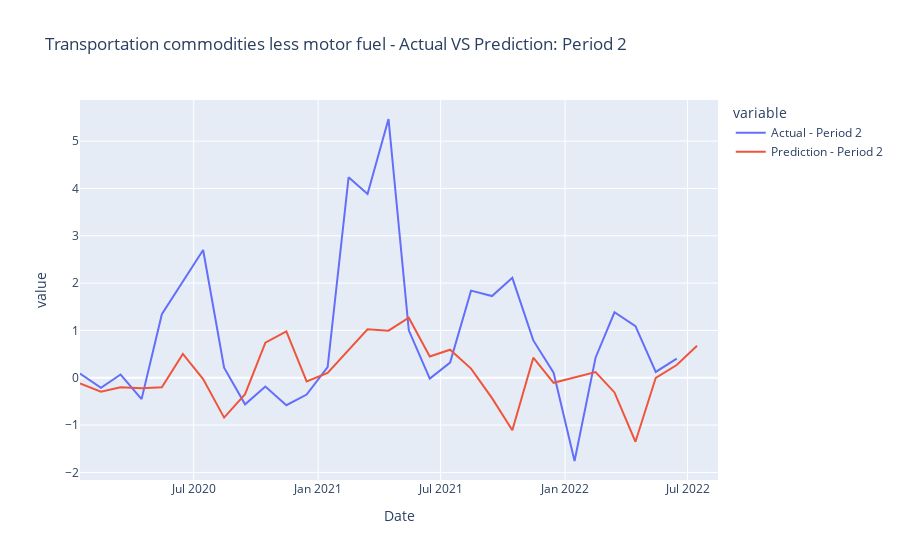
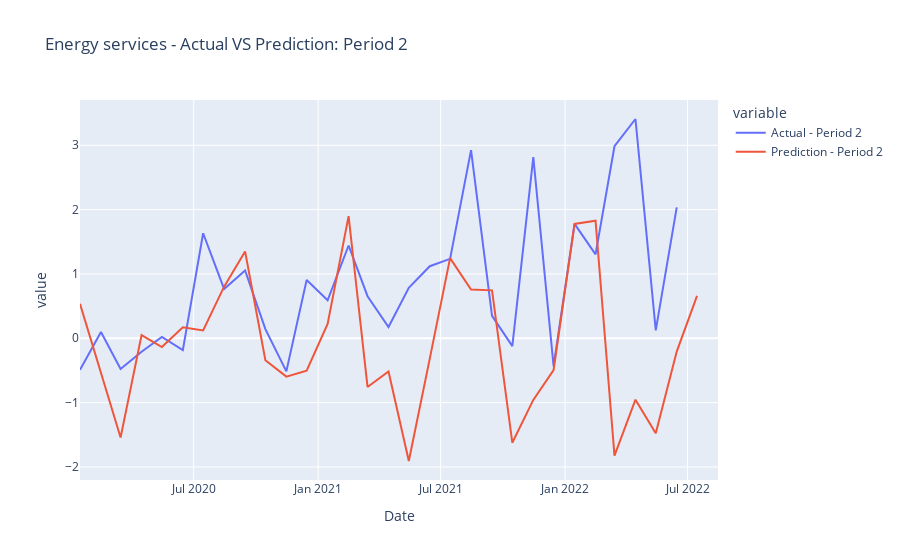
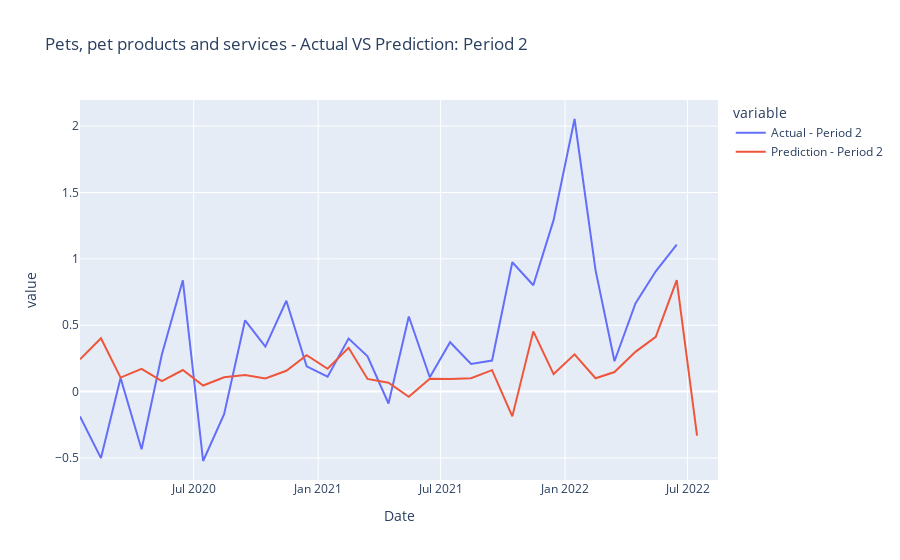
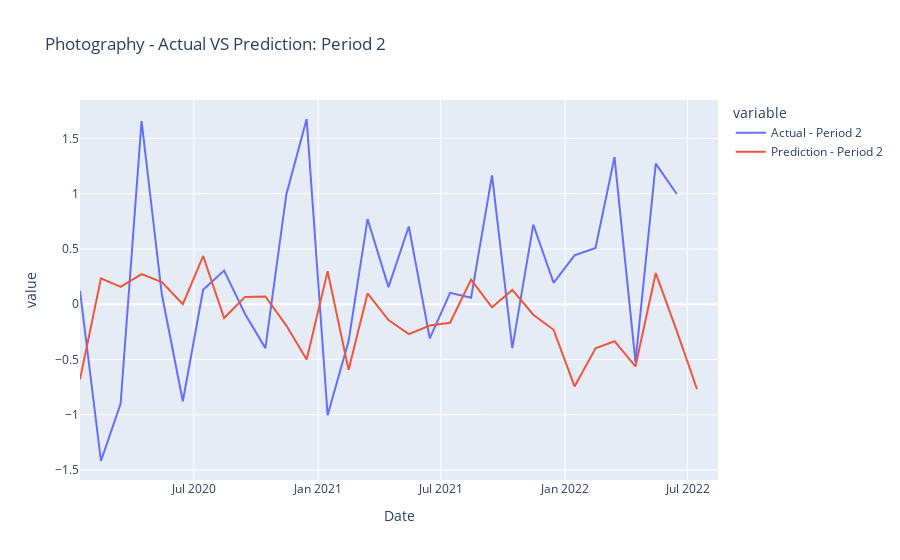

The notebook cell saved with these charts, in order:
### Code cell
def plot_results(plot_dict, categories = None, horizon = 1):
    if categories is None:
        categories = list(plot_dict.keys())
    category_samples = random.sample(categories, 10)+['All items']
    for category in category_samples:
        category_df = plot_dict[category]
        fig = px.line(category_df, x="Date", y=[f"Actual - Period {int(horizon+1)}", f"Prediction - Period {int(horizon+1)}"], title=f'{category} - Actual VS Prediction: Period '+str(horizon+1))
        fig.show()

plot_results(plot_dict)

### Figure 1 — Plotly figure (JSON) as saved in the notebook; plotly's stock layout.template omitted (floating-point values rounded to 4 significant figures)
{"data": [{"hovertemplate": "variable=Actual - Period 2<br>Date=%{x}<br>value=%{y}<extra></extra>", "legendgroup": "Actual - Period 2", "line": {"color": "#636efa", "dash": "solid"}, "marker": {"symbol": "circle"}, "mode": "lines", "name": "Actual - Period 2", "orientation": "v", "showlegend": true, "type": "scatter", "x": ["2020-01-15", "2020-02-15", "2020-03-15", "2020-04-15", "2020-05-15", "2020-06-15", "2020-07-15", "2020-08-15", "2020-09-15", "2020-10-15", "2020-11-15", "2020-12-15", "2021-01-15", "2021-02-15", "2021-03-15", "2021-04-15", "2021-05-15", "2021-06-15", "2021-07-15", "2021-08-15", "2021-09-15", "2021-10-15", "2021-11-15", "2021-12-15", "2022-01-15", "2022-02-15", "2022-03-15", "2022-04-15", "2022-05-15", "2022-06-15", "2022-07-15", "2022-08-15"], "xaxis": "x", "y": [0.08718, -0.2147, 0.06811, -0.4518, 1.343, 2.041, 2.698, 0.2137, -0.5615, -0.1876, -0.5813, -0.3554, 0.227, 4.237, 3.883, 5.468, 1.002, -0.01745, 0.3208, 1.841, 1.726, 2.111, 0.7889, 0.1074, -1.759, 0.4227, 1.383, 1.09, 0.1229, 0.4036, null, null], "yaxis": "y"}, {"hovertemplate": "variable=Prediction - Period 2<br>Date=%{x}<br>value=%{y}<extra></extra>", "legendgroup": "Prediction - Period 2", "line": {"color": "#EF553B", "dash": "solid"}, "marker": {"symbol": "circle"}, "mode": "lines", "name": "Prediction - Period 2", "orientation": "v", "showlegend": true, "type": "scatter", "x": ["2020-01-15", "2020-02-15", "2020-03-15", "2020-04-15", "2020-05-15", "2020-06-15", "2020-07-15", "2020-08-15", "2020-09-15", "2020-10-15", "2020-11-15", "2020-12-15", "2021-01-15", "2021-02-15", "2021-03-15", "2021-04-15", "2021-05-15", "2021-06-15", "2021-07-15", "2021-08-15", "2021-09-15", "2021-10-15", "2021-11-15", "2021-12-15", "2022-01-15", "2022-02-15", "2022-03-15", "2022-04-15", "2022-05-15", "2022-06-15", "2022-07-15", "2022-08-15"], "xaxis": "x", "y": [-0.121, -0.2949, -0.2031, -0.2245, -0.1994, 0.5041, -0.02648, -0.8427, -0.3461, 0.7427, 0.9792, -0.07906, 0.1002, 0.5934, 1.024, 0.9945, 1.269, 0.449, 0.5931, 0.1934, -0.4313, -1.11, 0.4244, -0.1065, 0.002661, 0.1196, -0.3105, -1.352, -0.001438, 0.2684, 0.6753, null], "yaxis": "y"}], "layout": {"legend": {"title": {"text": "variable"}, "tracegroupgap": 0}, "title": {"text": "Transportation commodities less motor fuel - Actual VS Prediction: Period 2"}, "xaxis": {"anchor": "y", "domain": [0, 1], "title": {"text": "Date"}}, "yaxis": {"anchor": "x", "domain": [0, 1], "title": {"text": "value"}}}}

### Figure 2 — Plotly figure (JSON) as saved in the notebook; plotly's stock layout.template omitted (floating-point values rounded to 4 significant figures)
{"data": [{"hovertemplate": "variable=Actual - Period 2<br>Date=%{x}<br>value=%{y}<extra></extra>", "legendgroup": "Actual - Period 2", "line": {"color": "#636efa", "dash": "solid"}, "marker": {"symbol": "circle"}, "mode": "lines", "name": "Actual - Period 2", "orientation": "v", "showlegend": true, "type": "scatter", "x": ["2020-01-15", "2020-02-15", "2020-03-15", "2020-04-15", "2020-05-15", "2020-06-15", "2020-07-15", "2020-08-15", "2020-09-15", "2020-10-15", "2020-11-15", "2020-12-15", "2021-01-15", "2021-02-15", "2021-03-15", "2021-04-15", "2021-05-15", "2021-06-15", "2021-07-15", "2021-08-15", "2021-09-15", "2021-10-15", "2021-11-15", "2021-12-15", "2022-01-15", "2022-02-15", "2022-03-15", "2022-04-15", "2022-05-15", "2022-06-15", "2022-07-15", "2022-08-15"], "xaxis": "x", "y": [-0.4912, 0.09882, -0.4768, -0.2086, 0.02127, -0.1852, 1.633, 0.7669, 1.054, 0.1431, -0.5148, 0.9056, 0.5911, 1.442, 0.6544, 0.1755, 0.7855, 1.12, 1.235, 2.924, 0.3483, -0.1212, 2.817, -0.4314, 1.779, 1.304, 2.985, 3.409, 0.1223, 2.034, null, null], "yaxis": "y"}, {"hovertemplate": "variable=Prediction - Period 2<br>Date=%{x}<br>value=%{y}<extra></extra>", "legendgroup": "Prediction - Period 2", "line": {"color": "#EF553B", "dash": "solid"}, "marker": {"symbol": "circle"}, "mode": "lines", "name": "Prediction - Period 2", "orientation": "v", "showlegend": true, "type": "scatter", "x": ["2020-01-15", "2020-02-15", "2020-03-15", "2020-04-15", "2020-05-15", "2020-06-15", "2020-07-15", "2020-08-15", "2020-09-15", "2020-10-15", "2020-11-15", "2020-12-15", "2021-01-15", "2021-02-15", "2021-03-15", "2021-04-15", "2021-05-15", "2021-06-15", "2021-07-15", "2021-08-15", "2021-09-15", "2021-10-15", "2021-11-15", "2021-12-15", "2022-01-15", "2022-02-15", "2022-03-15", "2022-04-15", "2022-05-15", "2022-06-15", "2022-07-15", "2022-08-15"], "xaxis": "x", "y": [0.5349, -0.5268, -1.543, 0.05005, -0.1366, 0.1696, 0.1214, 0.8028, 1.35, -0.3414, -0.5962, -0.5024, 0.2231, 1.898, -0.7567, -0.5152, -1.908, -0.3165, 1.246, 0.7564, 0.7449, -1.624, -0.9579, -0.4932, 1.777, 1.827, -1.823, -0.9542, -1.476, -0.2062, 0.6597, null], "yaxis": "y"}], "layout": {"legend": {"title": {"text": "variable"}, "tracegroupgap": 0}, "title": {"text": "Energy services - Actual VS Prediction: Period 2"}, "xaxis": {"anchor": "y", "domain": [0, 1], "title": {"text": "Date"}}, "yaxis": {"anchor": "x", "domain": [0, 1], "title": {"text": "value"}}}}

### Figure 3 — Plotly figure (JSON) as saved in the notebook; plotly's stock layout.template omitted (floating-point values rounded to 4 significant figures)
{"data": [{"hovertemplate": "variable=Actual - Period 2<br>Date=%{x}<br>value=%{y}<extra></extra>", "legendgroup": "Actual - Period 2", "line": {"color": "#636efa", "dash": "solid"}, "marker": {"symbol": "circle"}, "mode": "lines", "name": "Actual - Period 2", "orientation": "v", "showlegend": true, "type": "scatter", "x": ["2020-01-15", "2020-02-15", "2020-03-15", "2020-04-15", "2020-05-15", "2020-06-15", "2020-07-15", "2020-08-15", "2020-09-15", "2020-10-15", "2020-11-15", "2020-12-15", "2021-01-15", "2021-02-15", "2021-03-15", "2021-04-15", "2021-05-15", "2021-06-15", "2021-07-15", "2021-08-15", "2021-09-15", "2021-10-15", "2021-11-15", "2021-12-15", "2022-01-15", "2022-02-15", "2022-03-15", "2022-04-15", "2022-05-15", "2022-06-15", "2022-07-15", "2022-08-15"], "xaxis": "x", "y": [-0.1877, -0.5007, 0.103, -0.4345, 0.2791, 0.8387, -0.5226, -0.1702, 0.5373, 0.3388, 0.6846, 0.1905, 0.1126, 0.3991, 0.2663, -0.08958, 0.566, 0.1085, 0.3721, 0.2083, 0.2341, 0.9745, 0.8012, 1.292, 2.054, 0.915, 0.229, 0.6638, 0.9066, 1.108, null, null], "yaxis": "y"}, {"hovertemplate": "variable=Prediction - Period 2<br>Date=%{x}<br>value=%{y}<extra></extra>", "legendgroup": "Prediction - Period 2", "line": {"color": "#EF553B", "dash": "solid"}, "marker": {"symbol": "circle"}, "mode": "lines", "name": "Prediction - Period 2", "orientation": "v", "showlegend": true, "type": "scatter", "x": ["2020-01-15", "2020-02-15", "2020-03-15", "2020-04-15", "2020-05-15", "2020-06-15", "2020-07-15", "2020-08-15", "2020-09-15", "2020-10-15", "2020-11-15", "2020-12-15", "2021-01-15", "2021-02-15", "2021-03-15", "2021-04-15", "2021-05-15", "2021-06-15", "2021-07-15", "2021-08-15", "2021-09-15", "2021-10-15", "2021-11-15", "2021-12-15", "2022-01-15", "2022-02-15", "2022-03-15", "2022-04-15", "2022-05-15", "2022-06-15", "2022-07-15", "2022-08-15"], "xaxis": "x", "y": [0.2431, 0.4021, 0.1057, 0.1718, 0.0794, 0.1628, 0.04612, 0.1081, 0.1254, 0.09958, 0.1571, 0.2743, 0.1723, 0.3298, 0.09583, 0.06657, -0.03855, 0.09746, 0.09531, 0.1014, 0.1615, -0.1864, 0.4539, 0.1323, 0.2805, 0.1005, 0.1477, 0.2993, 0.4128, 0.8399, -0.3323, null], "yaxis": "y"}], "layout": {"legend": {"title": {"text": "variable"}, "tracegroupgap": 0}, "title": {"text": "Pets, pet products and services - Actual VS Prediction: Period 2"}, "xaxis": {"anchor": "y", "domain": [0, 1], "title": {"text": "Date"}}, "yaxis": {"anchor": "x", "domain": [0, 1], "title": {"text": "value"}}}}

### Figure 4 — Plotly figure (JSON) as saved in the notebook; plotly's stock layout.template omitted (floating-point values rounded to 4 significant figures)
{"data": [{"hovertemplate": "variable=Actual - Period 2<br>Date=%{x}<br>value=%{y}<extra></extra>", "legendgroup": "Actual - Period 2", "line": {"color": "#636efa", "dash": "solid"}, "marker": {"symbol": "circle"}, "mode": "lines", "name": "Actual - Period 2", "orientation": "v", "showlegend": true, "type": "scatter", "x": ["2020-01-15", "2020-02-15", "2020-03-15", "2020-04-15", "2020-05-15", "2020-06-15", "2020-07-15", "2020-08-15", "2020-09-15", "2020-10-15", "2020-11-15", "2020-12-15", "2021-01-15", "2021-02-15", "2021-03-15", "2021-04-15", "2021-05-15", "2021-06-15", "2021-07-15", "2021-08-15", "2021-09-15", "2021-10-15", "2021-11-15", "2021-12-15", "2022-01-15", "2022-02-15", "2022-03-15", "2022-04-15", "2022-05-15", "2022-06-15", "2022-07-15", "2022-08-15"], "xaxis": "x", "y": [0.1217, -1.419, -0.9018, 1.657, 0.08814, -0.8782, 0.1299, 0.3042, -0.08853, -0.3974, 0.9944, 1.677, -1.005, -0.3334, 0.771, 0.1545, 0.7034, -0.3097, 0.1033, 0.05808, 1.166, -0.3974, 0.7209, 0.1943, 0.4431, 0.5103, 1.332, -0.5222, 1.273, 0.9982, null, null], "yaxis": "y"}, {"hovertemplate": "variable=Prediction - Period 2<br>Date=%{x}<br>value=%{y}<extra></extra>", "legendgroup": "Prediction - Period 2", "line": {"color": "#EF553B", "dash": "solid"}, "marker": {"symbol": "circle"}, "mode": "lines", "name": "Prediction - Period 2", "orientation": "v", "showlegend": true, "type": "scatter", "x": ["2020-01-15", "2020-02-15", "2020-03-15", "2020-04-15", "2020-05-15", "2020-06-15", "2020-07-15", "2020-08-15", "2020-09-15", "2020-10-15", "2020-11-15", "2020-12-15", "2021-01-15", "2021-02-15", "2021-03-15", "2021-04-15", "2021-05-15", "2021-06-15", "2021-07-15", "2021-08-15", "2021-09-15", "2021-10-15", "2021-11-15", "2021-12-15", "2022-01-15", "2022-02-15", "2022-03-15", "2022-04-15", "2022-05-15", "2022-06-15", "2022-07-15", "2022-08-15"], "xaxis": "x", "y": [-0.6805, 0.2348, 0.1566, 0.2727, 0.2012, 0.0007989, 0.4363, -0.1251, 0.06633, 0.06979, -0.1932, -0.4999, 0.2992, -0.5937, 0.09784, -0.1438, -0.2711, -0.1927, -0.1677, 0.2224, -0.02737, 0.1293, -0.09461, -0.2311, -0.7443, -0.3984, -0.3346, -0.5634, 0.282, -0.2415, -0.7696, null], "yaxis": "y"}], "layout": {"legend": {"title": {"text": "variable"}, "tracegroupgap": 0}, "title": {"text": "Photography - Actual VS Prediction: Period 2"}, "xaxis": {"anchor": "y", "domain": [0, 1], "title": {"text": "Date"}}, "yaxis": {"anchor": "x", "domain": [0, 1], "title": {"text": "value"}}}}
